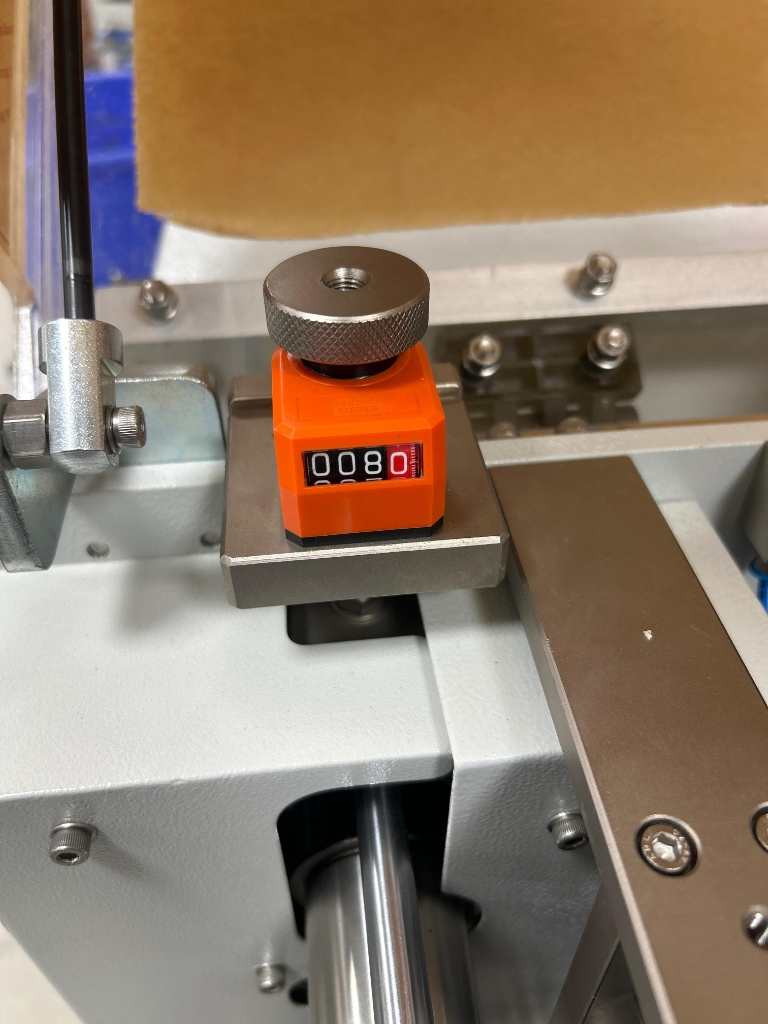
#> input picture data/raw/80.jpeg, 768 x 1024 px
$ python -i crop.py   (imports and definitions only)
#> lines starting #> are read from the running program, lines starting #| are printed output that depends on the picture; after the words box and inside, x2 and y2 are one past the last pixel; in counts of white or black regions, pixels touching at a corner belong together
#> further down, picture is the input picture: PIL image 768x1024 RGB; mean R, G, B 143, 123.8, 105.1
"""
Stage 2 & 3: Crop Normalizer & Digit Slot Extractor for DialReader
- Normalizes perspective and canonical horizontal reading orientation (left-to-right).
- Stage 2: Dynamically locates the red drum (HSV red) on the right end of the window.
  Derives the 4 slot boundaries from the window itself (3 black drums to the left + 1 red drum).
  Returns 4 discrete slot crops and the vertical centroid position of each digit.
- Stage 3: Method 2 Decimal Measurement:
  Boxes the white numeral on the red drum, measures its signed displacement from the reading
  baseline divided by the digit pitch measured dynamically in that image, rounds to nearest tenth.
"""

from typing import List, Dict, Any, Optional, Tuple
import numpy as np
from PIL import Image, ImageOps
import cv2


class WindowNormalizer:
    """
    Rectifies, rotates, dynamically extracts 4 discrete digit slots using the red drum position,
    and measures the tenth decimal fraction using Method 2.
    """

    def __init__(
        self,
        target_height: int = 128,
        target_width: int = 320
    ):
        self.target_height = target_height
        self.target_width = target_width

    # [54 lines left out: functions auto_orient, rectify_and_resize, detect_layout_variant, not called in this run]

    def split_into_slots(
        self,
        window_img: Image.Image
    ) -> Dict[str, Any]:
        """
        Stage 2: Derives slot boundaries from the window itself, NOT fixed fractions.
        - Locates the red drum (HSV red) on the right end of the window.
        - The three black drums are to its left.
        - Derives individual drum width W_drum = (red_x_start - black_x_start) / 3.0.
        - Splits window into 4 discrete equal-width slot crops for digit recognition.
        - Separately extracts the unclipped red drum and tick measurement region [red_x_start, W_window].
        - Computes the vertical position (cy) and bounding box of each digit numeral without tick interference.
        """
        arr = np.array(window_img.convert("RGB"))
        h, w, _ = arr.shape
#> h = 1024; w = 768
        hsv = cv2.cvtColor(arr, cv2.COLOR_RGB2HSV)
#> hsv: shape (1024, 768, 3); mean H, S, V 28.4, 77.6, 145.4

        # 1. Locate red drum on right half of window
        # True red: Hue in [170, 180] or [0, 4], Saturation > 75, Value > 50
        true_red = ((hsv[:,:,0] >= 170) | (hsv[:,:,0] <= 4)) & (hsv[:,:,1] > 75) & (hsv[:,:,2] > 50)
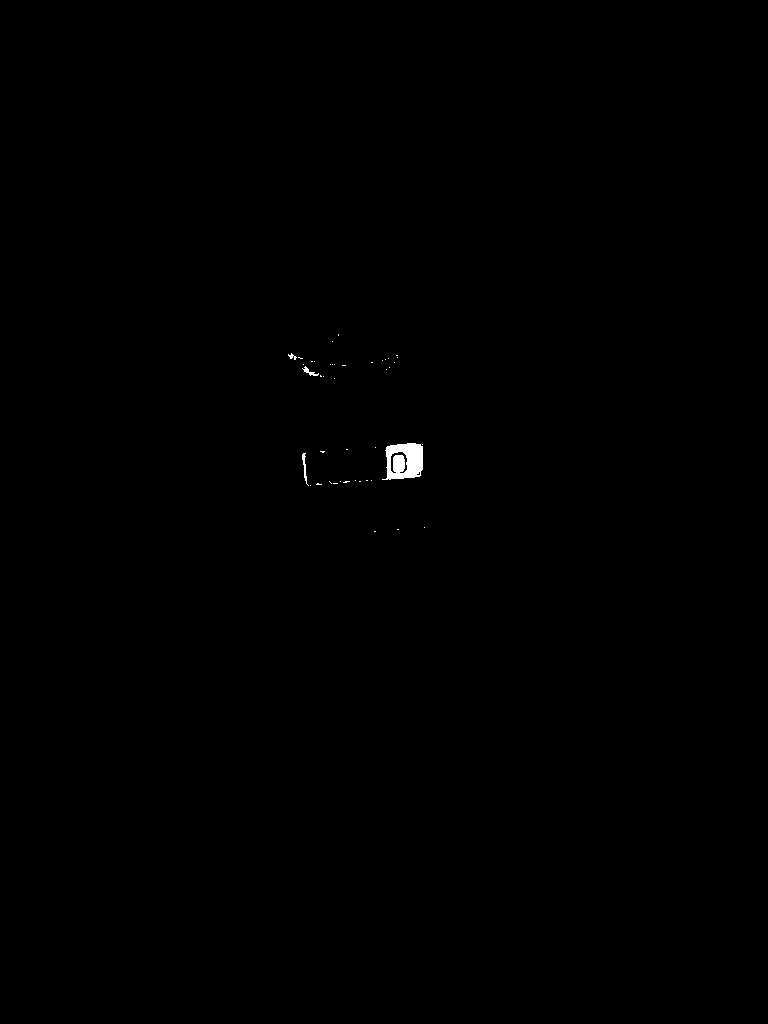
#> true_red: shape (1024, 768) bool; 0.17% white; 43 white regions (39 under 20 px), largest, box (x1, y1, x2, y2) and area: (382, 443, 423, 480) 1122, (302, 453, 309, 486) 72, (302, 366, 319, 376) 55, (288, 353, 297, 360) 28
        red_cols = np.sum(true_red, axis=0)
#> red_cols = 768 values, max 36 at index 397, min 0 at index 0, mean 1.77

        mid_x = w // 2
#> mid_x = 384
        # Look for where red drum starts in right half
        red_thresh = max(3, int(h * 0.15))
#> red_thresh = 153
        red_indices = np.where(red_cols[mid_x:] >= red_thresh)[0]
#> red_indices = empty array

        if len(red_indices) > 0:
            red_x_start = int(mid_x + red_indices[0])
        else:
            # Fallback if all-black variant: use 72% width
            red_x_start = int(round(w * 0.72))
#> red_x_start = 553

        # 2. Locate black drums on the left
        # Black drums are dark (V < 75) or contain white digits
        dark_or_white = (hsv[:,:,2] < 75) | ((hsv[:,:,1] < 50) & (hsv[:,:,2] > 130))
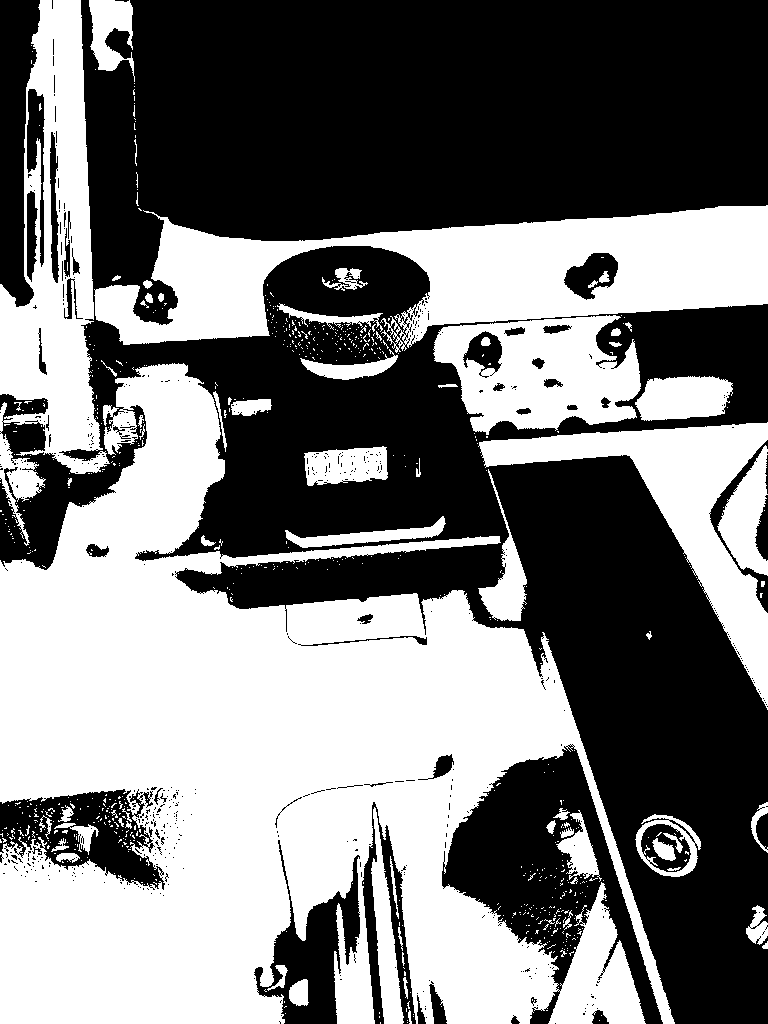
#> dark_or_white: shape (1024, 768) bool; 47.6% white; 724 white regions (653 under 20 px), largest, box (x1, y1, x2, y2) and area: (0, 363, 675, 1024) 231033, (94, 205, 768, 353) 48643, (0, 0, 110, 546) 28095
        drum_cols = np.sum(dark_or_white, axis=0)
#> drum_cols = 768 values, max 929 at index 80, min 232 at index 643, mean 487.1
        black_thresh = max(3, int(h * 0.20))
#> black_thresh = 204
        black_indices = np.where(drum_cols[:red_x_start] >= black_thresh)[0]
#> black_indices = 553 values from 0 to 552

        black_x_start = int(black_indices[0]) if len(black_indices) > 0 else 0
#> black_x_start = 0

        # Physical geometry: 3 black drums of equal width to the left of the red drum
        black_w = max(3, red_x_start - black_x_start)
#> black_w = 553
        drum_w = float(black_w / 3.0)
#> drum_w = 184.3

        slot_ranges = []
        slot_crops = []

        # Slots 1, 2, 3 (Black drums) - strictly 1 drum_w wide each
        for i in range(3):
            x1 = int(round(black_x_start + i * drum_w))
            x2 = int(round(black_x_start + (i + 1) * drum_w))
            slot_ranges.append((x1, x2))
            slot_crops.append(window_img.crop((x1, 0, x2, h)))
#> this loop made 3 passes
#> (x1, x2) on passes 1 to 3: (0, 184), (184, 369), (369, 553)
#> after the loop, slot_crops = 3 items; slot_ranges = [(0, 184), (184, 369), (369, 553)]

        # Slot 4 (Red drum digit recognition slot) - strictly 1 drum_w wide, matching black drums
        x1_red = int(red_x_start)
#> x1_red = 553
        x2_red = int(min(w, round(red_x_start + drum_w)))
#> x2_red = 737
        slot_ranges.append((x1_red, x2_red))
        slot_crops.append(window_img.crop((x1_red, 0, x2_red, h)))

        # Unclipped Red Drum Region: from red_x_start to the complete right edge of the window
        # Contains numeral + graduation scale + right vernier margin
        red_drum_crop = window_img.crop((x1_red, 0, w, h))
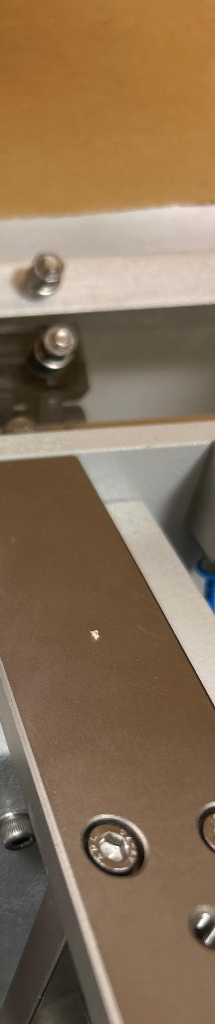
#> red_drum_crop: PIL image 215x1024 RGB; mean R, G, B 136, 112.5, 86.8
        red_drum_range = (x1_red, int(w))
#> red_drum_range = (553, 768)

        # Tick measurement sub-region: right portion of red drum extending to window edge
        tick_x_start = int(min(w - 1, round(red_x_start + drum_w * 0.55)))
#> tick_x_start = 654
        tick_crop = window_img.crop((tick_x_start, 0, w, h))
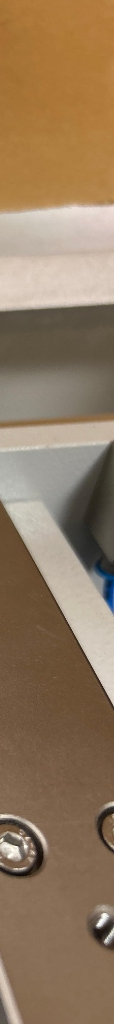
#> tick_crop: PIL image 114x1024 RGB; mean R, G, B 145.2, 121.2, 94.9
        tick_range = (tick_x_start, int(w))
#> tick_range = (654, 768)
        vernier_margin_px = int(max(0, w - x2_red))
#> vernier_margin_px = 31

        # 3. Detect vertical centroid position of each digit
        digit_vertical_positions = []
        digit_boxes = []
        digit_heights = []

        for i, sc in enumerate(slot_crops):
            sc_np = np.array(sc.convert("RGB"))
            gray = cv2.cvtColor(sc_np, cv2.COLOR_BGR2GRAY)
            sc_w = slot_ranges[i][1] - slot_ranges[i][0]
            # Threshold white numeral on dark/red background
            white = gray > 140
            num_labels, labels, stats, centroids = cv2.connectedComponentsWithStats(white.astype(np.uint8) * 255)

            candidates = []
            for j in range(1, num_labels):
                ba = int(stats[j, cv2.CC_STAT_AREA])
                bw = int(stats[j, cv2.CC_STAT_WIDTH])
                bh = int(stats[j, cv2.CC_STAT_HEIGHT])
                cx, cy = float(centroids[j][0]), float(centroids[j][1])

                # Filter out slot divider vertical lines at boundary
                if bw < 10 and (stats[j, cv2.CC_STAT_LEFT] <= 2 or stats[j, cv2.CC_STAT_LEFT] + bw >= sc_w - 2):
                    continue

                # In Slot 4 (red drum), ensure ticks are not mistakenly picked as the digit numeral
                if i == 3:
                    if bh <= 14 and ba < 80:
                        continue
                    if cx > sc_w * 0.65 and ba < 120:
                        continue

                if ba > 20 and bh > 10 and bw > 4:
                    box = (
                        int(slot_ranges[i][0] + stats[j, cv2.CC_STAT_LEFT]),
                        int(stats[j, cv2.CC_STAT_TOP]),
                        int(bw),
                        int(bh)
                    )
                    candidates.append((ba, cy, box, bh))

            if candidates:
                # Largest white numeral component
                best = max(candidates, key=lambda c: c[0])
                digit_vertical_positions.append(float(best[1]))
                digit_boxes.append(best[2])
                digit_heights.append(int(best[3]))
            else:
                digit_vertical_positions.append(float(h / 2.0))
                default_box = (int(slot_ranges[i][0]), int(h * 0.25), int(drum_w), int(h * 0.5))
                digit_boxes.append(default_box)
                digit_heights.append(int(h * 0.5))
#> this loop made 4 passes
#> (sc_w, num_labels, best) on passes 1 to 4: (184, 356, (53052, 635.4, (0, 366, 184, 436), 436)), (185, 96, (49307, 776.9, (184, 592, 185, 432), 432)), (184, 64, (25900, 707.7, (369, 613, 184, 248), 248)), (184, 71, (17009, 259.3, (553, 202, 184, 115), 115))
#> pass 1, in split_into_slots, `gray = cv2.cvtColor(sc_np, cv2.COLOR_BGR2GRAY)`:
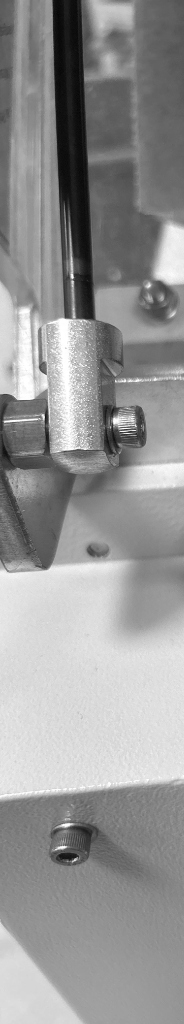
#> gray: shape (1024, 184); min 5, max 255, mean 149.7
#> pass 1, in split_into_slots, `num_labels, labels, stats, centroids = cv2.connectedComponentsWithStat..`:
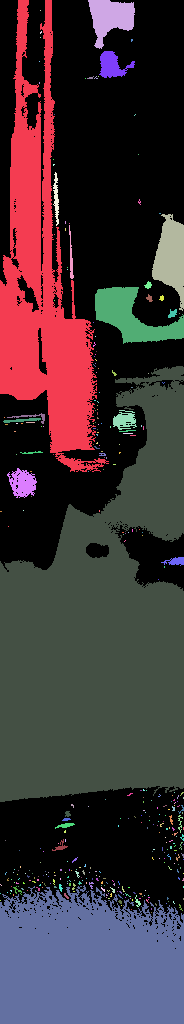
#> labels: shape (1024, 184) int32; 356 distinct labels, from 0 to 355; one colour per label, 0 black
#> after the loop:
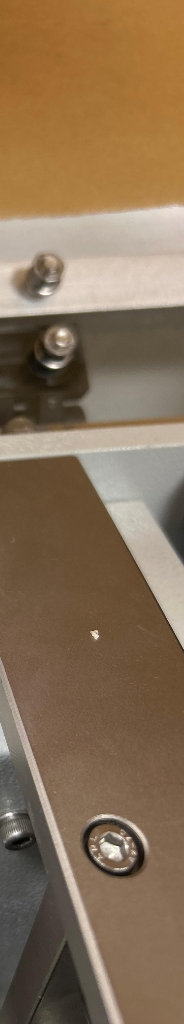
#> sc_np: shape (1024, 184, 3); mean R, G, B 135.2, 111.5, 85.6
#> after the loop, digit_boxes = [(0, 366, 184, 436), (184, 592, 185, 432), (369, 613, 184, 248), (553, 202, 184, 115)]; digit_heights = [436, 432, 248, 115]; digit_vertical_positions = [635.4, 776.9, 707.7, 259.3]

        return {
            "slot_crops": slot_crops,
            "slot_ranges": slot_ranges,
            "drum_width": round(float(drum_w), 2),
            "red_x_start": int(red_x_start),
            "black_x_start": int(black_x_start),
            "digit_vertical_positions": [round(float(p), 2) for p in digit_vertical_positions],
            "digit_boxes": digit_boxes,
            "digit_heights": digit_heights,
            "red_drum_crop": red_drum_crop,
            "red_drum_range": red_drum_range,
            "tick_crop": tick_crop,
            "tick_range": tick_range,
            "vernier_margin_px": vernier_margin_px
        }

    # Public alias for backward compatibility and test conventions
    _split_slots = split_into_slots

    # [142 lines left out: functions measure_red_drum_fraction, process, not called in this run]

>>> from PIL import Image
>>> picture = Image.open('../data/raw/80.jpeg')
>>> result = WindowNormalizer().split_into_slots(picture)
#> result = 13 items
